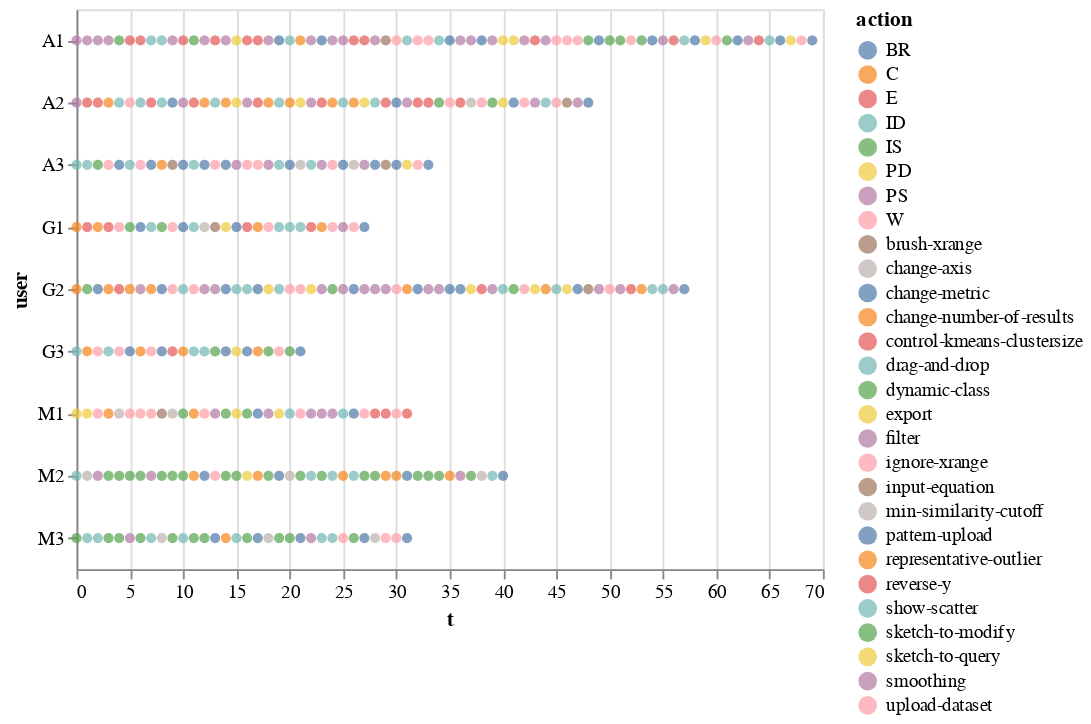

The cell this chart's notebook holds for it:
### Code cell
alt.Chart(df).mark_circle().encode(        
    color='action',
    y="user",
    x='t'
)

### Figure 1 — Vega-Lite specification as saved in the notebook (floating-point values rounded to 4 significant figures; data arrays with more than 128 entries replaced by an {"elided": "..."} marker saying what was removed)
{"$schema": "https://vega.github.io/schema/vega-lite/v2.6.0.json", "config": {"view": {"height": 300, "width": 400}}, "data": {"name": "data-0cc7b9bfb01e87bbfa8cea066356a9bd"}, "datasets": {"data-0cc7b9bfb01e87bbfa8cea066356a9bd": {"elided": "366 records"}}, "encoding": {"color": {"field": "action", "type": "nominal"}, "x": {"field": "t", "type": "quantitative"}, "y": {"field": "user", "type": "nominal"}}, "mark": "circle"}
